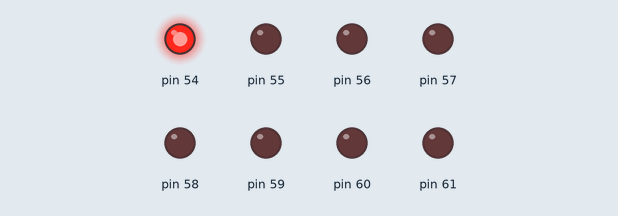
Simulated run of this sketch. Board: Arduino Mega 2560, built with avr-gcc and run on an emulated ATmega2560. Shown: output pins drawn as LEDs (lit = HIGH).

Above: at 0.06 s.
At 0.85 s:
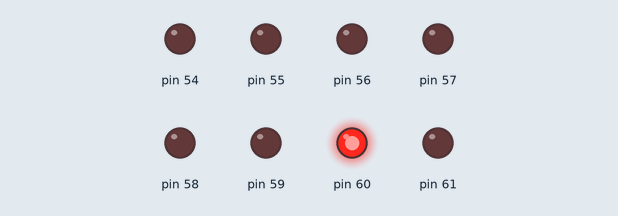
At 1.64 s:
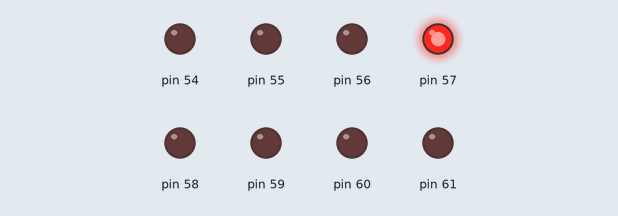
At 2.29 s:
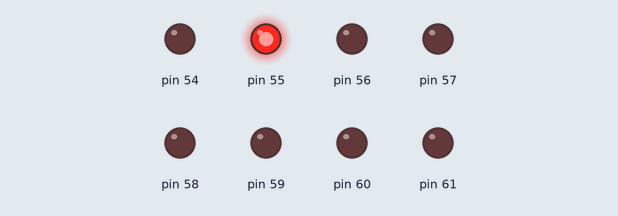
At 3.15 s:
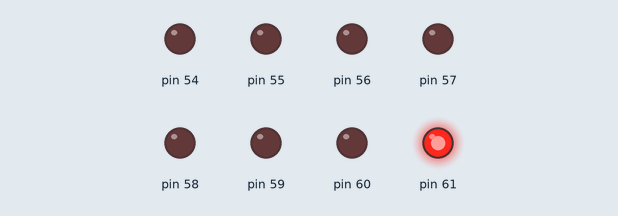
At 4.52 s:
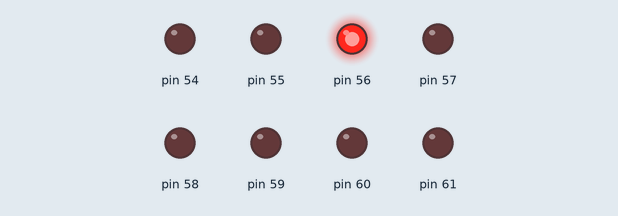
Timing chart, 0 to 4.8 s (numbered marks = the images above):
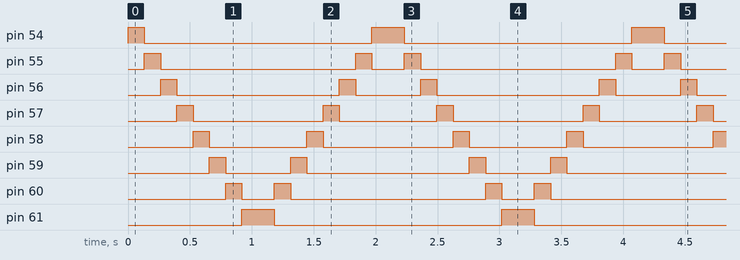

Measured:
- by itself, pin 54: repeats every 2.1 s: LOW 1.8 s, HIGH 0.26 s
- by itself, pin 55: repeats every 2.1 s: LOW 1.6 s, HIGH 0.13 s, LOW 0.26 s, HIGH 0.13 s
- by itself, pin 56: repeats every 2.1 s: LOW 1.3 s, HIGH 0.13 s, LOW 0.53 s, HIGH 0.13 s
- by itself, pin 57: repeats every 2.1 s: LOW 1.1 s, HIGH 0.13 s, LOW 0.79 s, HIGH 0.13 s
- by itself, pin 58: repeats every 2.1 s: LOW 0.79 s, HIGH 0.13 s, LOW 1.1 s, HIGH 0.13 s
- by itself, pin 59: repeats every 2.1 s: LOW 0.53 s, HIGH 0.13 s, LOW 1.3 s, HIGH 0.13 s
- by itself, pin 60: repeats every 2.1 s: LOW 0.26 s, HIGH 0.13 s, LOW 1.6 s, HIGH 0.13 s
- by itself, pin 61: alternates HIGH for 0.26 s and LOW for 1.8 s

The sketch:

sketch.ino
```cpp
#include "ecen.h"

void setup() {
  init_port();

}

void loop() {
  char c;
  volatile long i;
  for(c=0 ; c <= 7; c++){
    output(1 << c);              // leftshift operator
    for(i = 0 ; i<60000 ; i++);  //delay
  }
  for(c=7 ; c >=0; c--){
    output(1 << c);              // Rightshift operator
    for(i = 0 ; i<60000 ; i++);  //delay
  }
}
```

ecen.h
```cpp
void init_port(void);
void output(char);
char input(void);

void init_port(){
  volatile char  *dir_portf = (char *)0x30;
  *dir_portf = 0xFF;
}

void output(char out){
  volatile char *data_portf = (char *)0x31;
  *data_portf = out;
}
```
